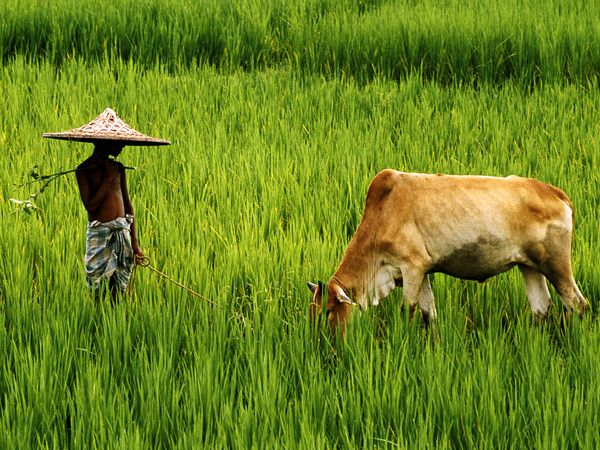
#> input picture Image Processing with OpenCV/images/bangladesh.jpg, 600 x 450 px
$ jupyter execute 'different types of images 1.ipynb'
#> lines starting #> are read from the running program, lines starting #| are printed output that depends on the picture; after the words box and inside, x2 and y2 are one past the last pixel; in counts of white or black regions, pixels touching at a corner belong together
# ওপেনসিভি + পাইথনে ইমেজ প্রসেসিং
## বহুরূপী ইমেজ - ১

## ইমেজ আসলে কত রকমের হয়? অনেক রকমের।

মনে আছে বলেছিলাম একটা ইমেজ বলতে গেলে একটা অতিকায় অ্যারে বাদে আর কিছুই না? এইবার একটা ছোট্ট ট্রিভিয়া। অ্যারে যখন আছে তাতে ভ্যালুও থাকবে । তাহলে অ্যারের প্রতি সেলে/ইলিমেন্টে কি থাকে? পিক্সেল ভ্যালু তাই না? তাহলে এই পিক্সেল ভ্যালু তো যাচ্ছেতাই ভ্যালু হতে পারে না । এর একটা রেঞ্জ থাকবে । কি সেই রেঞ্জ? রেঞ্জ টা কি ইউনিভার্সাল?

### ইমেজ ডেপথ

ধরা যাক, কোন ইমেজের জন্য পিক্সেল ভ্যালুর রেঞ্জ হচ্ছে ০ থেকে ২৫৫। অর্থাৎ যত যাই হোক না কেন, পিক্সেল ভ্যালু এর বাইরে যাবে না । সর্বনিম্ন ০ এবং সর্বোচ্চ ২৫৫।

তাহলে ২৫৫ যদি আমার সর্বোচ্চ মান হয়, কম্পিউটার মেমোরিতে একেকটা পিক্সেল রাখতে আমার কয়টা বাইনারি বিট দরকার হবে? দশমিক থেকে বাইনারি কনভার্শন করলে সংখ্যাটা দাঁড়াবে (২^৮ - ১) = ২৫৫ । অর্থাৎ ২৫৫ কে ২ এর পাওয়ার হিসাবে দেখালে সেটা ২ এর ৮ নাম্বার পাওয়ারের কাছে থাকে । মানে হচ্ছে, আমার মেমোরিতে প্রতি পিক্সেলের জন্য ৮ বিট দরকার পড়বে । এ ধরণের ইমেজ যেখানে ইমেজের মানের রেঞ্জ ২ এর ৮ নাম্বার পাওয়ার পর্যন্ত (০ থেকে) তাদের আমরা বলি ৮ বিট ইমেজ । আর এই মেমোরিতে রাখতে কত বিট লাগে এটাকে বলে ইমেজ ডেপথ ।

এইটা কি ইউনিভার্সাল? মানে সব ধরণের ইমেজের জন্য একই রকম? উহু । একেক ইমেজের জন্য একেক রকম। এবং এই ইমেজ ডেপথ দিয়েও ইমেজ টাইপ আলাদা করা যায় । তাহলে ইমেজ ডেপথের উপর ভিত্তি করে প্রকারভেদ কেমন হতে পারে?

- সাধারণ গ্রে স্কেল ইমেজ (যাদের আমরা প্রচলিত অর্থে সাদাকালো ছবি বলি) => ৮ বিট
- বাইনারি ইমেজ (ফিচার ডিটেকশন, OMR, OCRইত্যাদি জায়গায় কাজে লাগে) => ২ বিট । (এই বেচারা গরিব, তার খালি ২ বিট নিয়েই কাজ করতে হয়, আর পিক্সেলের মান হয় ০ অথবা ১, আহারে!)
- কালার ইমেজ (রঙ্গিন দুনিয়া ;) ) - ৮ থেকে ৩২ বিট। আমরা সাধারণত যেসব ডিসপ্লে স্ক্রিন ইউস করি , যেমন মোবাইল, কম্পিউটার, টেলিভিশন ইত্যাদিতে সর্বোচ্চ ৩২ বিট পর্যন্ত সাপোর্ট করে । (কালার ইমেজ ও ৮ বিট হতে পারে, তবে এর সাথে কিছু অতিরিক্ত ফিচার থাকে)

##### এ পর্যায়ে এসে একটু ব্রেইনস্টোর্মিং - ৬৪ বিট ইমেজ তাহলে দেখবো ক্যামনে? ডিসপ্লে তো ৩২ এর বেশি সাপোর্ট করে না!

## গ্রেস্কেল আসলে কতটা গ্রে, বাইনারি আসলে কতটা দুই রঙা?

মুরুব্বিরা বলেন বিশ্বাসে মিলায় বস্তু, তর্কে বহুদূর। পাইথন স্ক্রিপ্ট লিখে এবার বাইনারি আর গ্রেস্কেল ইমেজ দেখাবো আপনাদের । এবং একই ইমেজের গ্রেস্কেল আর বাইনারি ভার্শন দেখবো যাবে তফাৎ টা আন্দাজ করতে পারেন।

### গ্রেস্কেল

[cell 1]
import cv2
import numpy as np

from matplotlib import pyplot as plt


imagePath = '../images/bangladesh.jpg'

# loading the image in grayscale mode

image = cv2.imread(imagePath, cv2.IMREAD_GRAYSCALE)
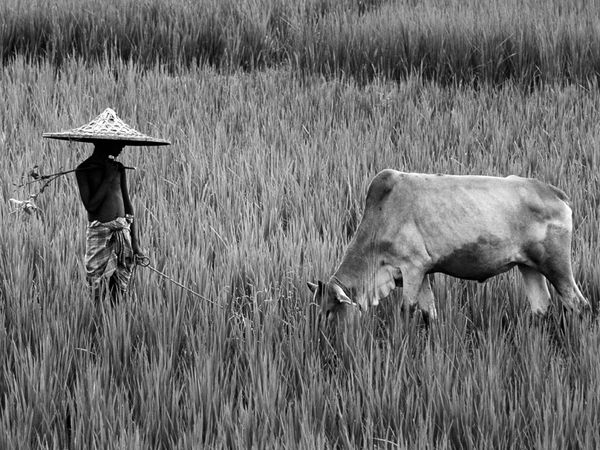
#> image: shape (450, 600); min 0, max 255, mean 111.5

plt.imshow(image, cmap='gray')
plt.show()

### বাইনারি

এইখানে একটা ছোট্ট ঝামেলা আছে । চাইলেই যেকোন ইমেজ সরাসরি বাইনারি মোডে লোড করা যায় না । কনভার্ট করে নিতে হয় । এর জন্য দরকার পড়ে থ্রেশোল্ড বের করার । সেটা আমরা পরে একটা চ্যাপ্টারে দেখে নিবো । এখন কাজে নামি ।

[cell 2]
# loading the image in binary mode

temp, binaryImage = cv2.threshold(image, 127, 255, cv2.THRESH_BINARY)
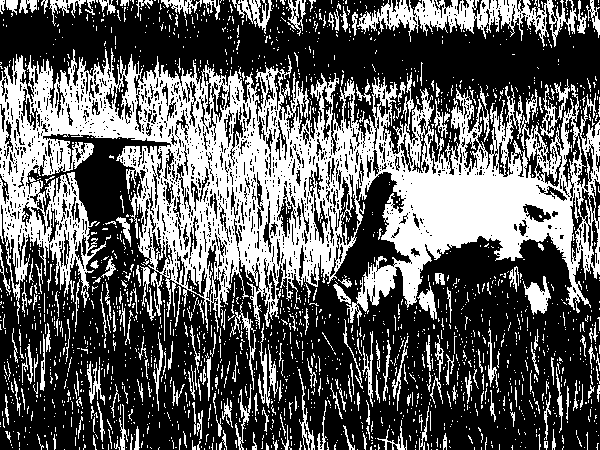
#> binaryImage: shape (450, 600); 37.2% white; 2094 white regions (1864 under 20 px), largest, box (x1, y1, x2, y2) and area: (0, 48, 600, 331) 72891, (357, 0, 577, 47) 4156, (523, 276, 551, 315) 546

plt.imshow(binaryImage, cmap='gray')
plt.show()

### এতদিন কারে সাদাকালো বলতাম তাইলে?

একটু মাথা চুলকাইয়া নেন। যাকে এতদিন সাদাকালো বলতেন টেকনিক্যালি সে আসলে সাদাকালো না । একেবারেই না। তাতে গ্রে সাহেবের অনেক শেড থাকে । Multiple Shades of Gray 🤓

## হিস্টোগ্রাম

এই যে নানাবিধ শেডের কথা বললাম, সেইটা দেখার উপায় কী? আপনি যদি স্ট্যাটিস্টিক্স নিয়ে কখনো ঘাটাঘাটি করে থাকেন তাহলে আপনার হিস্টোগ্রাম দিয়ে প্রোবাবিলিটি ডিস্ট্রিবিউশন কীভাবে দেখায় সেটা সম্পর্কে ধারণা থাকার কথা । আর ঘাটাঘাটি না করলেও সমস্যা নেই । ক্রিকেট খেলা তো দেখেন। সেখানে যে বার চার্ট দিয়ে রানরেট দেখায় সেটা নিশ্চয়ই দেখেছেন? সেখানে দেখবেন প্রতি ওভারে কত রান হল সেটা একটা রেঞ্জ ধরে চার্ট আকারে দেখানো হয় । জিনিসটা আদতে হিস্টোগ্রাম । আর ধূসর সাহেবের মাল্টিপল শেড দেখতে আপনাকে তার অখাদ্য সিনেমা দেখতে হবে না । হিস্টোগ্রাম চালালেই হবে । আবার পাইথন কোড -

এজন্য আমাদের কিছু জিনিস লাগবে - numpy এর নিজের হিস্টগ্রাম ফাংশন, আর সবার বিশ্বস্ত pyplot

[cell 3]
hist, bins = np.histogram(image.ravel(), 256, [0, 256])
#> hist = 256 values, max 2735 at index 129, min 17 at index 240, mean 1054.7; bins = 257 values from 0 to 256

এখানে, ফাংশন টা এভাবে কাজ করে ,
np.histogram(ইমেজ_ফাইল.ravel() নাম্পি এর নিজের ফাংশন, ইমেজ ডেপথ গ্রেস্কেলের জন্য ২৫৬ বা ৮ বিট, কোন রেঞ্জে প্লট করা হবে)

[cell 4]
# plotting ..

plt.hist(hist, bins)
plt.show()
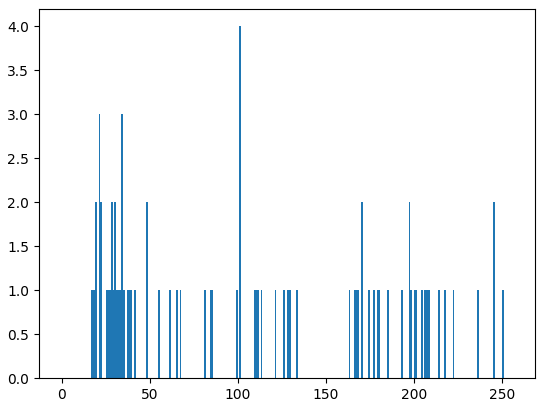
#> figure drawn by matplotlib, 1 panel; tallest bar 4 high, from x = 101 to 102

কোডে ভুল নাই তো? মানে ভুল ইমেজ লোড হয় নাই তো? চোখ কচলিয়ে নিতে পারেন, তাও মনের শান্তির জন্য আবার ইমেজ টা দেখাই

[cell 5]
plt.imshow(image, cmap='gray')
plt.show()

তাহলে এতদিন যাকে সাদা কালো জানতেন সে কি আসলে সাদাকালো? টেকনিকাল টার্ম তো সব জায়গায় লাগে না । তাই সাদাকালো বলে চালিয়ে দেন । কে দেখতে আসছে? (যতক্ষণ পর্যন্ত না আপনি ইমেজ প্রসেসিং এ যাচ্ছেন আরকি 😁)

## এ অধ্যায়ের জন্য এখানে ইতি টানি ।

বাইনারি আর গ্রেস্কেল দিয়ে ইতিমধ্যে আপনাদের মাথা হ্যাং করে দিয়েছি। আজকের জন্য এখানে ইতি টানি , এই অধ্যায়ের সেকেন্ড পার্টে আর কিছু মাথা হ্যাং করা বিষয় নিয়ে আসবো । সেটা এই অধ্যায়ের ডিরেক্টরিতেই আরেকটা নোটবুকে থাকবে ।

আর আপনাদের জন্য খারাপ খবর - এই চ্যাপ্টার টা একটু লম্বা হবে । মানে ইমেজের প্রকারভেদের কাবজাব একটু বেশিই হবে। কষ্ট করে সয়ে নিয়েন।

## যাওয়ার আগে একটা কুল ট্রিক , কোড থেকে ইমেজের রেজুলেশন দেখা

ইমেজগুলো আবার লোড করি

[cell 6]
colorImg = cv2.imread(imagePath, cv2.IMREAD_UNCHANGED)
#> colorImg is the input picture: shape (450, 600, 3); mean B, G, R 30.4, 130.3, 106.1
grayImg = cv2.imread(imagePath, cv2.IMREAD_GRAYSCALE)

print('For colorImg = ', colorImg.shape)
#| For colorImg =  (450, 600, 3)
print('For grayImg  = ', grayImg.shape)
#| For grayImg  =  (450, 600)
